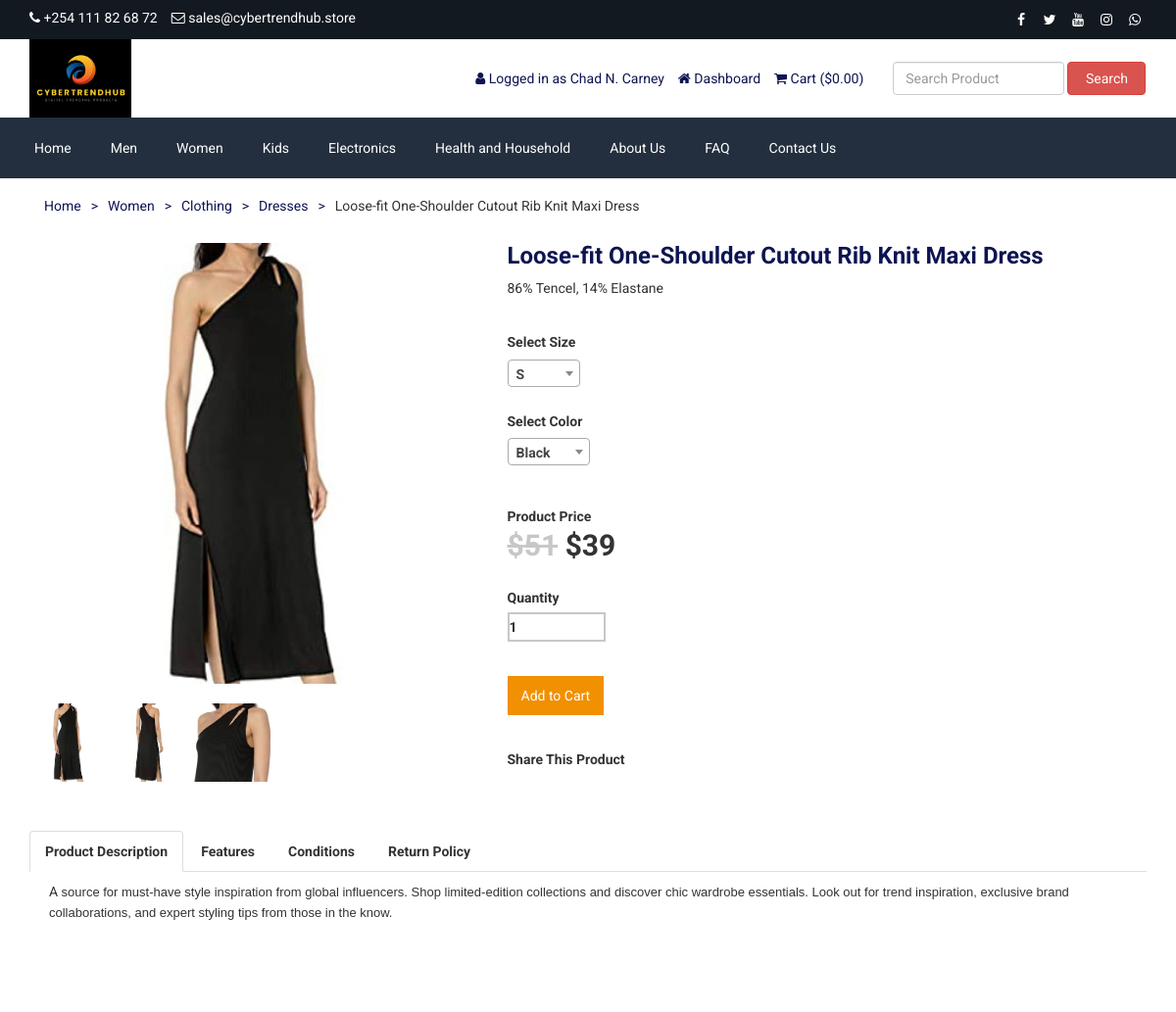
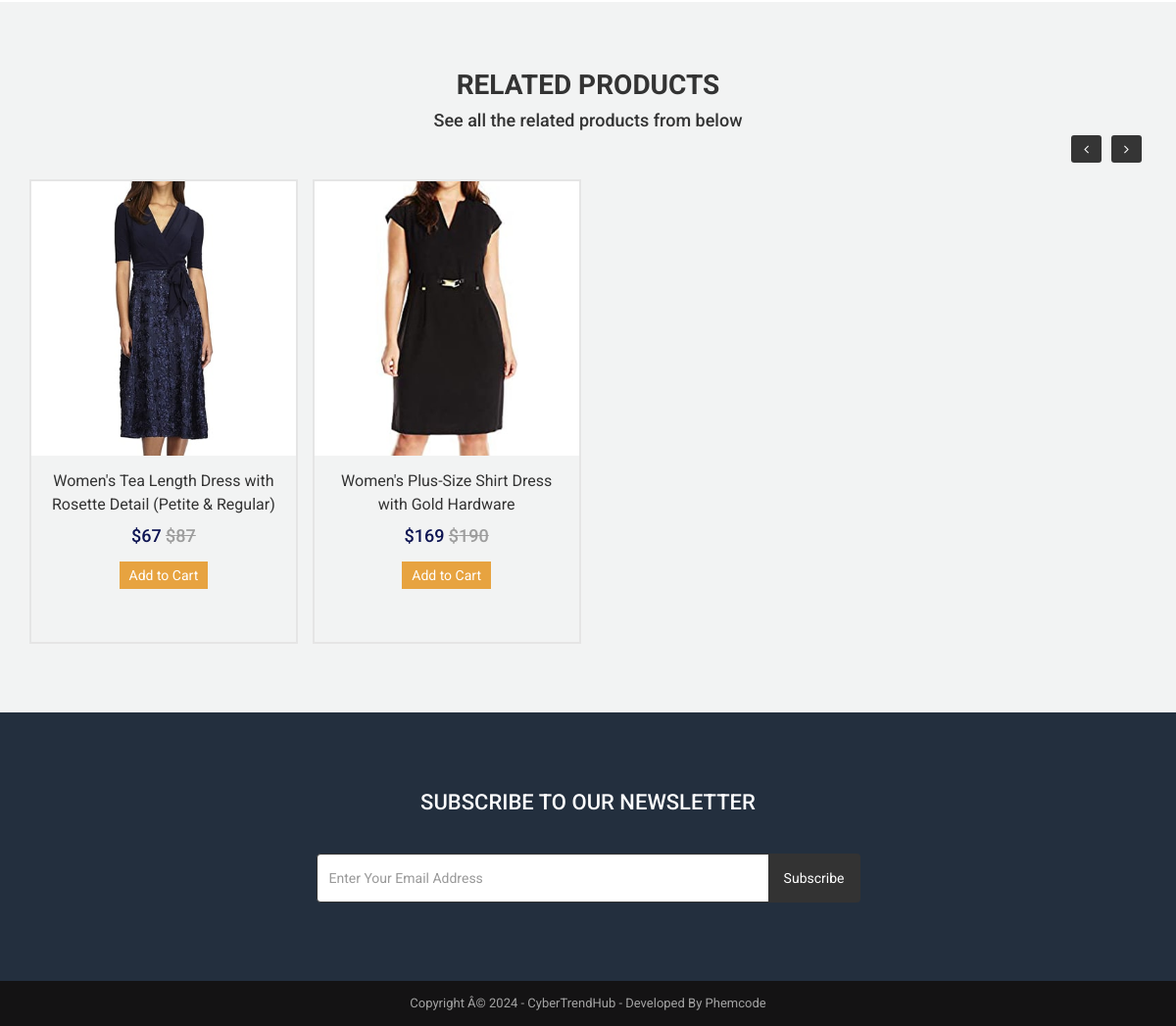
The page /product.php?id=84 (signed in) on the database as committed earlier (2 pictures, top to bottom).
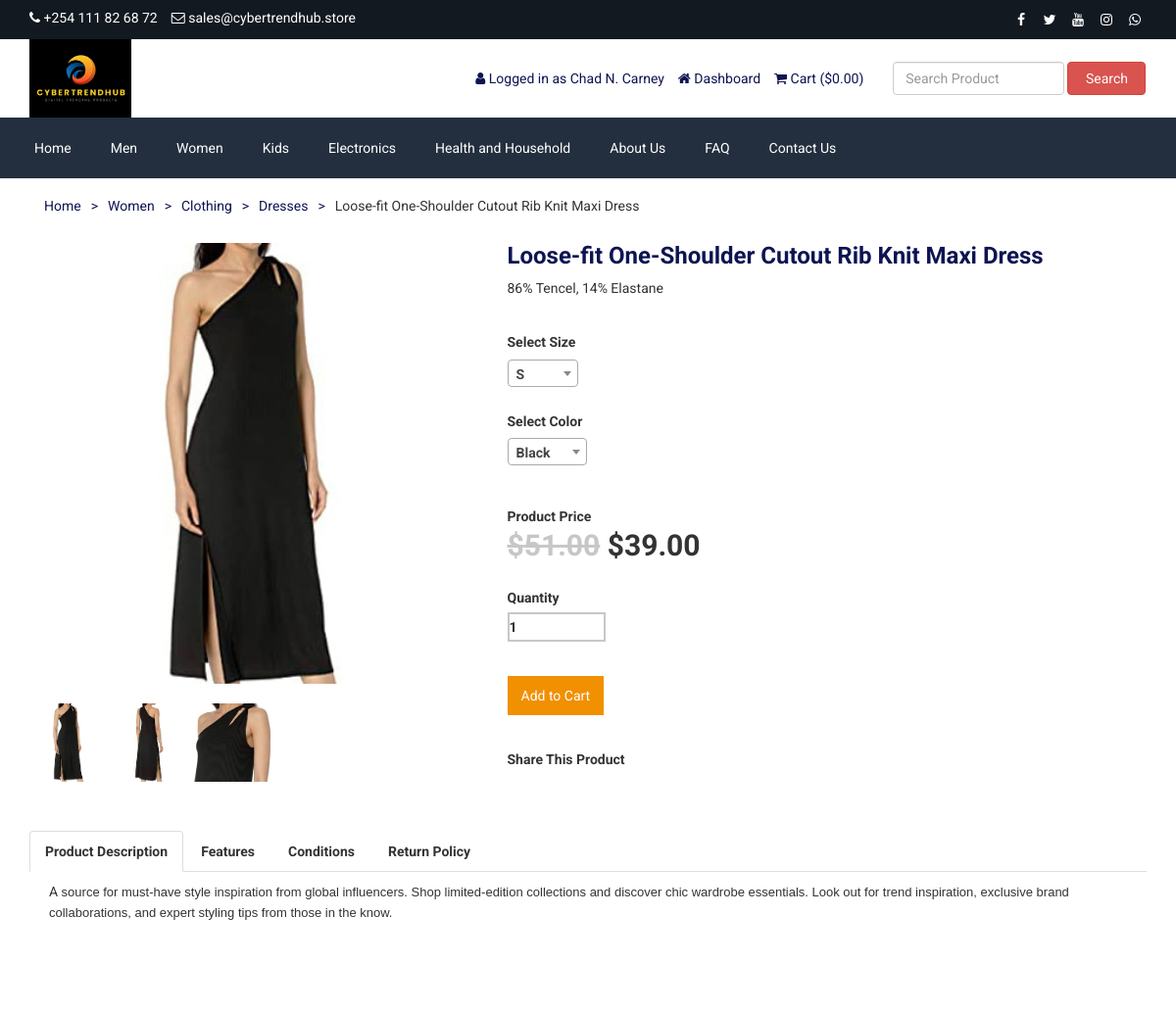
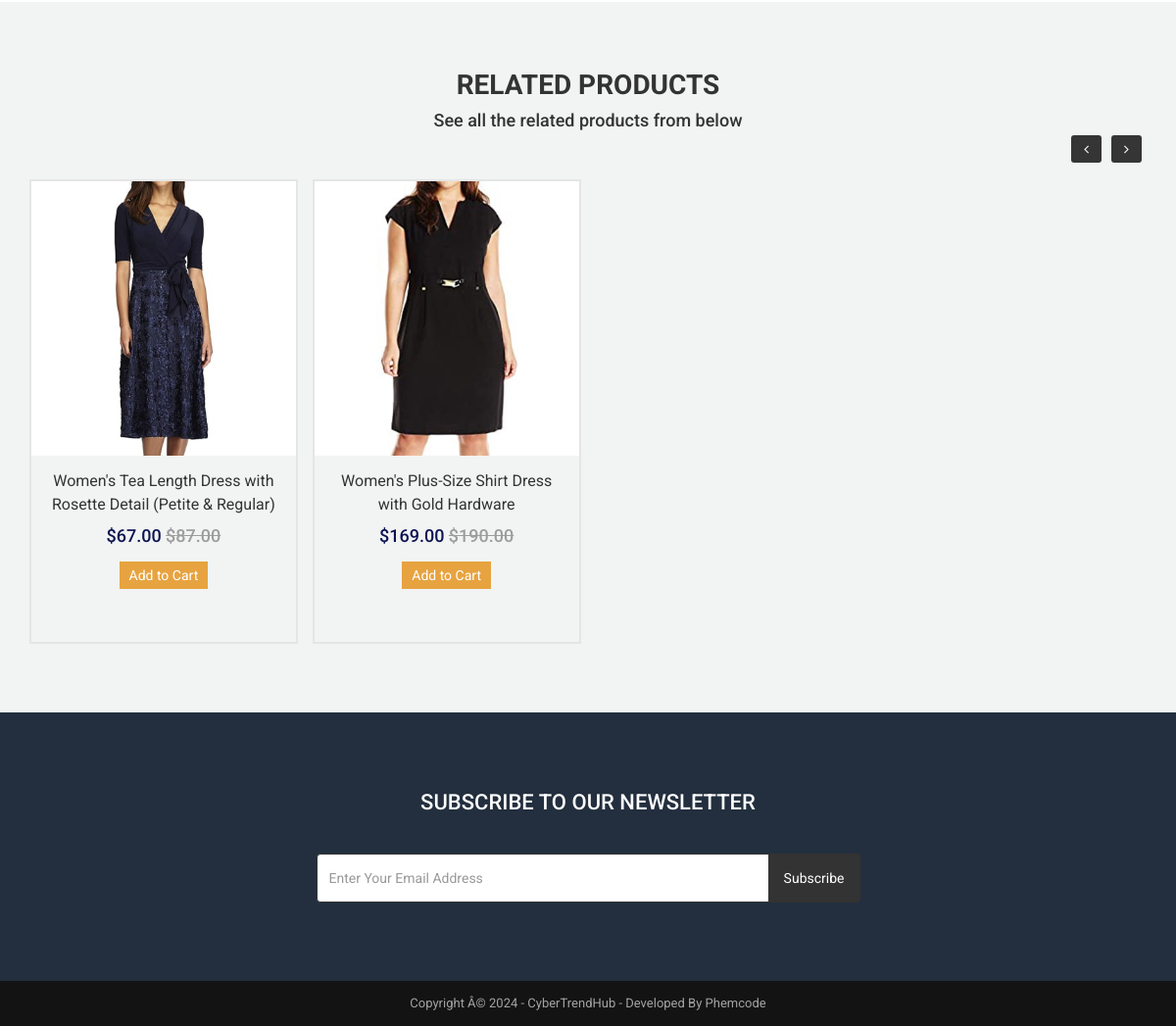
The same page on the database as committed later (2 pictures, top to bottom).
### tables this page shows
CREATE TABLE `tbl_product` (
  `p_id` int(11) NOT NULL,
  `p_name` varchar(255) NOT NULL,
  `p_old_price` decimal(10,2) NOT NULL,
  `p_current_price` decimal(10,2) NOT NULL,
  `p_qty` int(10) NOT NULL,
  `p_featured_photo` varchar(255) NOT NULL,
  `p_description` text NOT NULL,
  `p_short_description` text NOT NULL,
  `p_feature` text NOT NULL,
  `p_condition` text NOT NULL,
  `p_return_policy` text NOT NULL,
  `p_total_view` int(11) NOT NULL,
  `p_is_featured` int(1) NOT NULL,
  `p_is_active` int(1) NOT NULL,
  `ecat_id` int(11) NOT NULL,
  `aliexpress_product_id` varchar(100) DEFAULT NULL,
  `cj_product_id` varchar(100) DEFAULT NULL,
  `source_url` varchar(255) DEFAULT NULL,
  `vendor_name` varchar(50) DEFAULT NULL,
  `inventory_sync` tinyint(1) DEFAULT 1
);

### product.php (the view, shortened to what the changed rows need)
<?php require_once('header.php'); ?>
<?php
if(!isset($_REQUEST['id'])) {
    header('location: index.php');
    exit;
} else {
    $statement = $pdo->prepare("SELECT * FROM tbl_product WHERE p_id=?");
    $statement->execute(array($_REQUEST['id']));
    $result = $statement->fetchAll(PDO::FETCH_ASSOC);
}
foreach($result as $row) {
    $p_name = $row['p_name'];
    $p_old_price = $row['p_old_price'];
    $p_current_price = $row['p_current_price'];
    $p_featured_photo = $row['p_featured_photo'];
    $p_description = $row['p_description'];
    $p_short_description = $row['p_short_description'];
    $ecat_id = $row['ecat_id'];
}
$statement = $pdo->prepare("SELECT
                        t1.ecat_id,
                        t1.ecat_name,
                        t1.mcat_id,
                        t2.mcat_id,
                        t2.mcat_name,
                        t2.tcat_id,
                        t3.tcat_id,
                        t3.tcat_name
                        FROM tbl_end_category t1
                        JOIN tbl_mid_category t2
                        ON t1.mcat_id = t2.mcat_id
                        JOIN tbl_top_category t3
                        ON t2.tcat_id = t3.tcat_id
                        WHERE t1.ecat_id=?");
$statement->execute(array($ecat_id));
$result = $statement->fetchAll(PDO::FETCH_ASSOC);
foreach ($result as $row) {
    $ecat_name = $row['ecat_name'];
    $mcat_id = $row['mcat_id'];
    $mcat_name = $row['mcat_name'];
    $tcat_id = $row['tcat_id'];
    $tcat_name = $row['tcat_name'];
}
		?>
<div class="page">
	<div class="container">
		<div class="row">
			<div class="col-md-12">
                <div class="breadcrumb mb_30">
                    <ul>
                        <li><a href="<?php echo BASE_URL; ?>">Home</a></li>
                        <li>></li>
                        <li><a href="<?php echo BASE_URL.'product-category.php?id='.$tcat_id.'&type=top-category' ?>"><?php echo $tcat_name; ?></a></li>
                        <li>></li>
                        <li><a href="<?php echo BASE_URL.'product-category.php?id='.$mcat_id.'&type=mid-category' ?>"><?php echo $mcat_name; ?></a></li>
                        <li>></li>
                        <li><a href="<?php echo BASE_URL.'product-category.php?id='.$ecat_id.'&type=end-category' ?>"><?php echo $ecat_name; ?></a></li>
                        <li>></li>
                        <li><?php echo $p_name; ?></li>
                    </ul>
                </div>
				<div class="product">
					<div class="row">
						<div class="col-md-5">
							<ul class="prod-slider">
								<li style="background-image: url(assets/uploads/<?php echo $p_featured_photo; ?>);">
                                    <a class="popup" href="assets/uploads/<?php echo $p_featured_photo; ?>"></a>
								</li>
							</ul>
							<div id="prod-pager">
								<a data-slide-index="0" href=""><div class="prod-pager-thumb" style="background-image: url(assets/uploads/<?php echo $p_featured_photo; ?>"></div></a>
							</div>
						</div>
						<div class="col-md-7">
							<div class="p-title"><h2><?php echo $p_name; ?></h2></div>
							<div class="p-short-des">
								<p>
									<?php echo $p_short_description; ?>
								</p>
							</div>
                            <form action="" method="post">
							<div class="p-price">
                                <span style="font-size:14px;"><?php echo LANG_VALUE_54; ?></span><br>
                                <span>
                                    <?php if($p_old_price!=''): ?>
                                        <del><?php echo LANG_VALUE_1; ?><?php echo $p_old_price; ?></del>
                                    <?php endif; ?>
                                        <?php echo LANG_VALUE_1; ?><?php echo $p_current_price; ?>
                                </span>
                            </div>
                            </form>
						</div>
					</div>
					<div class="row">
						<div class="col-md-12">
							<div class="tab-content">
								<div role="tabpanel" class="tab-pane active" id="description" style="margin-top: -30px;">
									<p>
                                        <?php
                                        if($p_description == '') {
                                            echo LANG_VALUE_70;
                                        } else {
                                            echo $p_description;
                                        }
                                        ?>
									</p>
								</div>
							</div>
						</div>
					</div>
				</div>
			</div>
		</div>
	</div>
</div>
<div class="product bg-gray pt_70 pb_70">
    <div class="container">
        <div class="row">
            <div class="col-md-12">
                <div class="headline">
                    <h2><?php echo LANG_VALUE_155; ?></h2>
                </div>
            </div>
        </div>
        <div class="row">
            <div class="col-md-12">
                <div class="product-carousel">
                    <?php
                    $statement = $pdo->prepare("SELECT * FROM tbl_product WHERE ecat_id=? AND p_id!=?");
                    $statement->execute(array($ecat_id,$_REQUEST['id']));
                    $result = $statement->fetchAll(PDO::FETCH_ASSOC);
                    foreach ($result as $row) {
                        ?>
                        <div class="item">
                            <div class="thumb">
                                <div class="photo" style="background-image:url(assets/uploads/<?php echo $row['p_featured_photo']; ?>);"></div>
                            </div>
                            <div class="text">
                                <h3><a href="product.php?id=<?php echo $row['p_id']; ?>"><?php echo $row['p_name']; ?></a></h3>
                                <h4>
                                    <?php echo LANG_VALUE_1; ?><?php echo $row['p_current_price']; ?>
                                    <?php if($row['p_old_price'] != ''): ?>
                                    <del>
                                        <?php echo LANG_VALUE_1; ?><?php echo $row['p_old_price']; ?>
                                    </del>
                                    <?php endif; ?>
                                </h4>
                                <p><a href="product.php?id=<?php echo $row['p_id']; ?>"><?php echo LANG_VALUE_154; ?></a></p>
                            </div>
                        </div>
                        <?php
                    }
                    ?>
                </div>
            </div>
        </div>
    </div>
</div>
<?php require_once('footer.php'); ?>

Rows that differ between the two databases and show on the page:
changed tbl_product "Loose-fit One-Shoulder Cutout Rib Knit Maxi Dress": p_old_price "51" → "51.00"; p_current_price "39" → "39.00"
changed tbl_product "Women's Tea Length Dress with Rosette Detail (Petite & Regular)": p_current_price "67" → "67.00"; p_old_price "87" → "87.00"
changed tbl_product "Women's Plus-Size Shirt Dress with Gold Hardware": p_current_price "169" → "169.00"; p_old_price "190" → "190.00"
